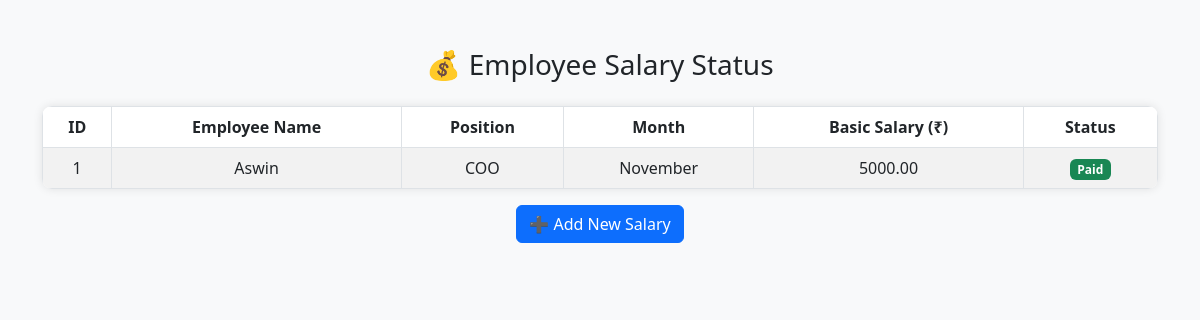
Before: /salary_status with the older database file.
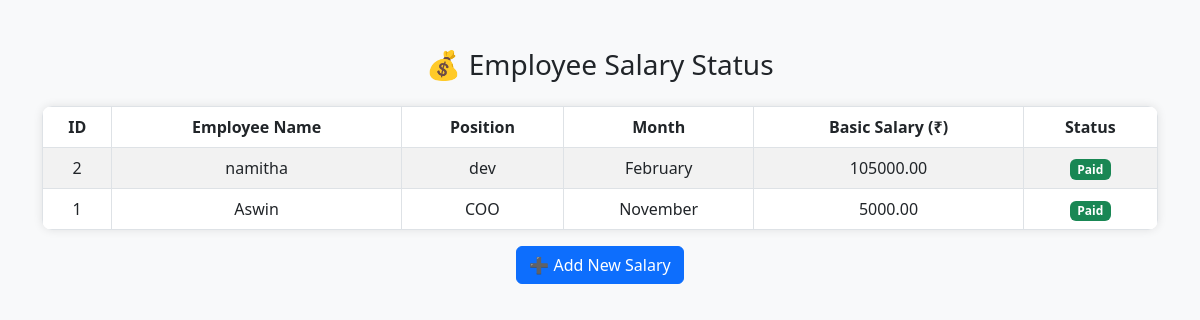
After: the same page with the newer database file.
### expensetrackerapp/models.py (models this page shows, shortened)
class Salary(models.Model):
    employee_name = models.CharField(max_length=100)
    position = models.CharField(max_length=100,default='Employee')
    basic_salary = models.DecimalField(max_digits=10, decimal_places=2)
    month = models.CharField(max_length=20)
    status = models.CharField(
        max_length=20,
        choices=[('Paid', 'Paid'), ('Pending', 'Pending')],
        default='Paid'
    )

### expensetrackerapp/views.py (the view)
# urls.py: path('salary_status', views.salary_status, name='salary_status'),
def salary_status(request):
    salaries = Salary.objects.all().order_by('-id')
    return render(request, 'salarystatus.html', {'salaries': salaries})

### templates/salarystatus.html (shortened to what this page needs)
{% load static %}
<!DOCTYPE html>
<html lang="en">
<head>
  <link href="https://cdn.jsdelivr.net/npm/bootstrap@5.3.0/dist/css/bootstrap.min.css" rel="stylesheet">
</head>
<body>
  <div class="container mt-5">
    <h3 class="text-center mb-4">💰 Employee Salary Status</h3>
    <table class="table table-bordered table-striped text-center align-middle">
      <thead>
        <tr>
          <th>ID</th>
          <th>Employee Name</th>
          <th>Position</th>
          <th>Month</th>
          <th>Basic Salary (₹)</th>
          <th>Status</th>
        </tr>
      </thead>
      <tbody>
        {% for s in salaries %}
        <tr>
          <td>{{ s.id }}</td>
          <td>{{ s.employee_name }}</td>
          <td>{{ s.position }}</td>
          <td>{{ s.month }}</td>
          <td>{{ s.basic_salary }}</td>
          <td>
            {% if s.status == 'Paid' %}
              <span class="badge bg-success">Paid</span>
            {% else %}
              <span class="badge bg-warning text-dark">Pending</span>
            {% endif %}
          </td>
        </tr>
        {% empty %}
        <tr><td colspan="6">No salary records found.</td></tr>
        {% endfor %}
      </tbody>
    </table>
    <div class="text-center mt-3">
      <a href="{% url 'addsalary' %}" class="btn btn-primary">➕ Add New Salary</a>
    </div>
  </div>
</body>
</html>

Changed rows visible on the page:
added Salary: id "2", employee_name "namitha", position "dev", month "February", basic_salary "105000.00", status "Paid"
